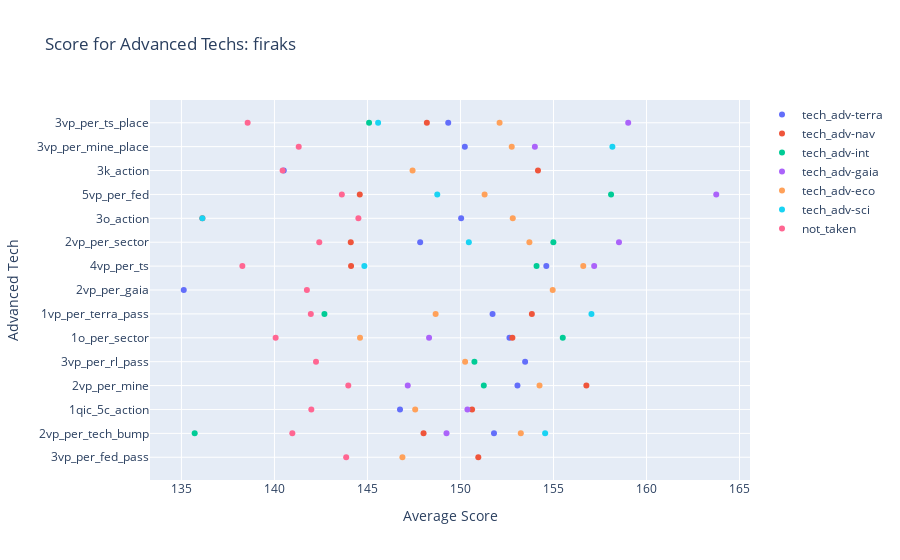
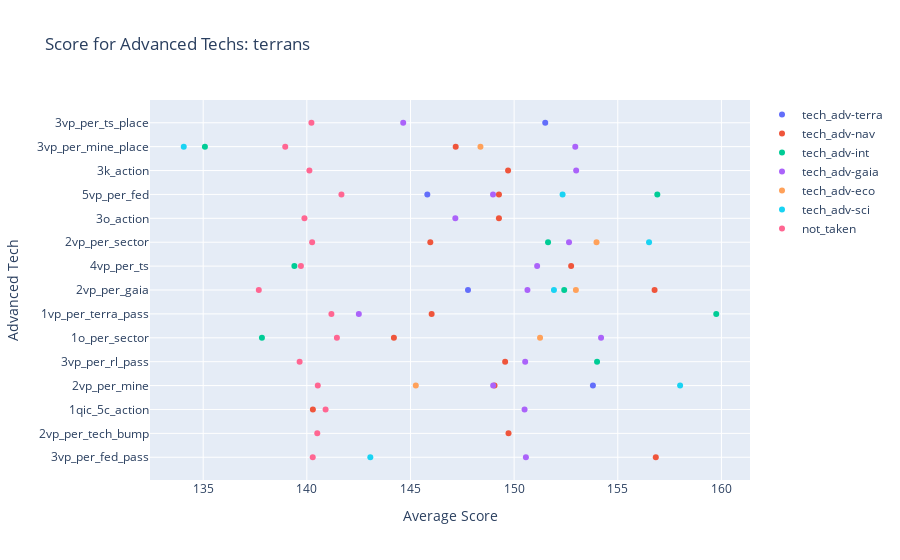
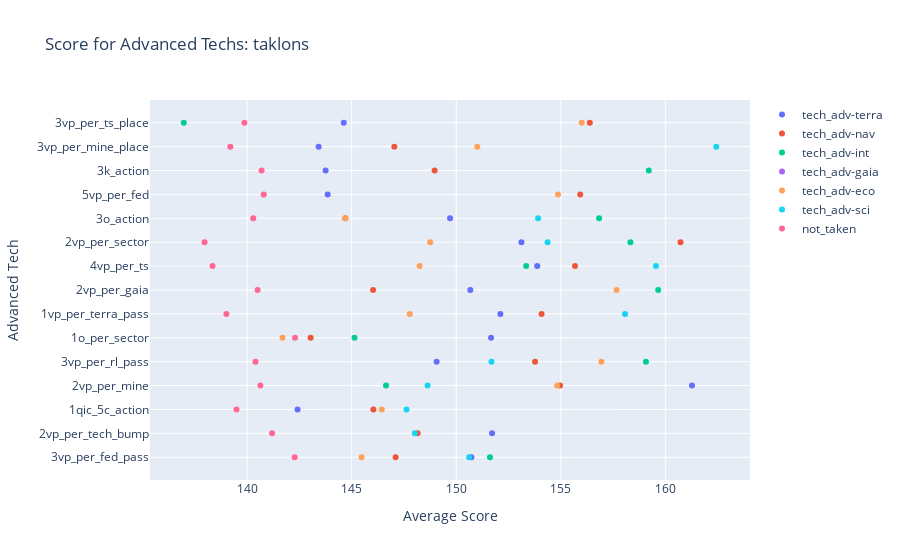
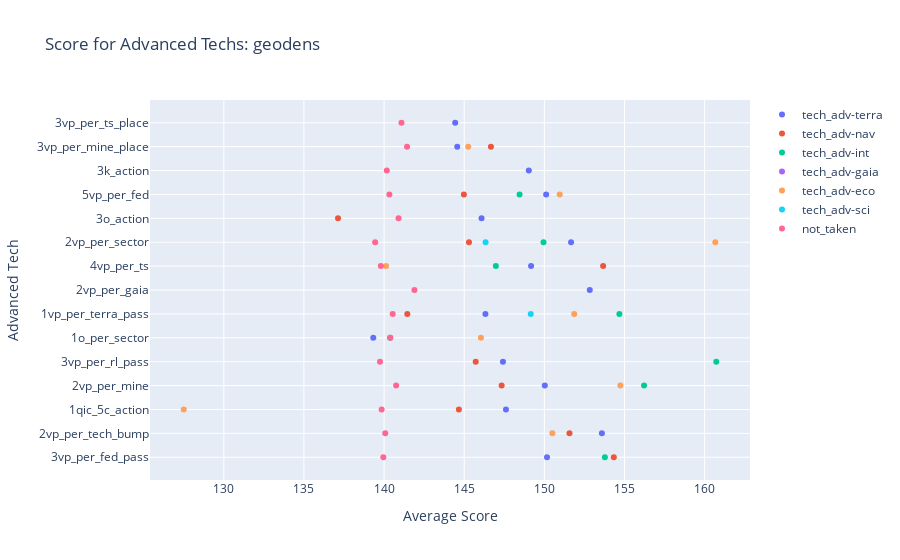

Notebook code cell kept with these figures, in order:
### Code cell
for faction in factions:
    
    tech_slots = [
    "tech_adv-terra", 
    "tech_adv-nav",
    "tech_adv-int",
    "tech_adv-gaia",
    "tech_adv-eco",
    "tech_adv-sci"
    ]
    
    factions_pos = []
    for pos in range(4):
        factions_pos.append(dat_4[dat_4["pos_" + str(pos + 1) +"_faction"] == faction])
    factions_in = pd.concat(factions_pos, ignore_index=True)
    
    techs = list(adv_techs.values())
    
    slot_scores = []
    for i in range(len(tech_slots) + 1):
        slot_scores.append([])
        
    game_nums = []
    for i in range(len(tech_slots) + 1):
        game_nums.append([])
    
    fig = go.Figure()
                
    for tech in adv_techs.values():
        not_taken_score = 0
        not_taken_amount = 0
        for i, slot in enumerate(tech_slots):
            taken_score = 0
            taken_amount = 0
            for pos in range(4):
                df = factions_pos[pos]
                df = df[df[slot] == tech]
                df_not_taken = df[df['pos_' + str(pos + 1) + "_adv_tech_taken_" + tech] == False]
                not_taken_score += df_not_taken['pos_' + str(pos + 1) + "_score"].mean()
                not_taken_amount += len(df_not_taken)
                df_taken = df[df['pos_' + str(pos + 1) + "_adv_tech_taken_" + tech] == True]
                taken_score += df_taken['pos_' + str(pos + 1) + "_score"].mean()
                taken_amount += len(df_taken)
            slot_scores[i].append(taken_score / 4)
            game_nums[i].append(taken_amount)
        slot_scores[-1].append(not_taken_score / 6 / 4)
        game_nums[-1].append(not_taken_amount)
        
    tech_slots.append("not_taken")
    
    for i, slot in enumerate(tech_slots):
        fig.add_trace(go.Scatter(
                x=slot_scores[i],
                y=techs,
                mode="markers",
                name=slot,
                hovertemplate =
                    '<br><b>Position</b>: ' + slot + 
                    '<br><b>Tech</b>: %{y}' +
                    '<br><b>Ave Score</b>: %{x}' +
                    '<br><b>Num Found</b>: %{text}',
                    text = game_nums[i],
        ))
    
            
    
            
    fig.update_layout(title="Score for Advanced Techs: " + faction,
                  xaxis_title="Average Score",
                  yaxis_title="Advanced Tech")

    fig.write_html("./plots/adv_techs_analysis/pos_on_score/" + faction + ".html")
    fig.show()

### Figure 1 — Plotly figure (JSON) as saved in the notebook; plotly's stock layout.template omitted (floating-point values rounded to 4 significant figures)
{"data": [{"hovertemplate": "<br><b>Position</b>: tech_adv-terra<br><b>Tech</b>: %{y}<br><b>Ave Score</b>: %{x}<br><b>Num Found</b>: %{text}", "mode": "markers", "name": "tech_adv-terra", "text": ["18", "42", "17", "22", "14", "26", "19", "11", "29", "14", "21", "23", "6", "35", "42"], "type": "scatter", "x": [null, 151.8, 146.8, 153.1, 153.5, 152.6, 151.7, 135.1, 154.6, 147.8, 150.0, null, 140.5, 150.2, 149.3], "y": ["3vp_per_fed_pass", "2vp_per_tech_bump", "1qic_5c_action", "2vp_per_mine", "3vp_per_rl_pass", "1o_per_sector", "1vp_per_terra_pass", "2vp_per_gaia", "4vp_per_ts", "2vp_per_sector", "3o_action", "5vp_per_fed", "3k_action", "3vp_per_mine_place", "3vp_per_ts_place"]}, {"hovertemplate": "<br><b>Position</b>: tech_adv-nav<br><b>Tech</b>: %{y}<br><b>Ave Score</b>: %{x}<br><b>Num Found</b>: %{text}", "mode": "markers", "name": "tech_adv-nav", "text": ["12", "41", "15", "19", "6", "11", "15", "8", "21", "16", "8", "15", "12", "12", "41"], "type": "scatter", "x": [151.0, 148.0, 150.6, 156.8, null, 152.8, 153.8, null, 144.1, 144.1, 136.1, 144.6, 154.2, null, 148.2], "y": ["3vp_per_fed_pass", "2vp_per_tech_bump", "1qic_5c_action", "2vp_per_mine", "3vp_per_rl_pass", "1o_per_sector", "1vp_per_terra_pass", "2vp_per_gaia", "4vp_per_ts", "2vp_per_sector", "3o_action", "5vp_per_fed", "3k_action", "3vp_per_mine_place", "3vp_per_ts_place"]}, {"hovertemplate": "<br><b>Position</b>: tech_adv-int<br><b>Tech</b>: %{y}<br><b>Ave Score</b>: %{x}<br><b>Num Found</b>: %{text}", "mode": "markers", "name": "tech_adv-int", "text": ["4", "16", "4", "21", "10", "11", "11", "7", "28", "21", "5", "21", "2", "4", "14"], "type": "scatter", "x": [null, 135.7, null, 151.3, 150.8, 155.5, 142.7, null, 154.1, 155.0, null, 158.1, null, null, 145.1], "y": ["3vp_per_fed_pass", "2vp_per_tech_bump", "1qic_5c_action", "2vp_per_mine", "3vp_per_rl_pass", "1o_per_sector", "1vp_per_terra_pass", "2vp_per_gaia", "4vp_per_ts", "2vp_per_sector", "3o_action", "5vp_per_fed", "3k_action", "3vp_per_mine_place", "3vp_per_ts_place"]}, {"hovertemplate": "<br><b>Position</b>: tech_adv-gaia<br><b>Tech</b>: %{y}<br><b>Ave Score</b>: %{x}<br><b>Num Found</b>: %{text}", "mode": "markers", "name": "tech_adv-gaia", "text": ["4", "6", "6", "11", "1", "10", "7", "9", "13", "14", "2", "10", "1", "6", "15"], "type": "scatter", "x": [null, 149.2, 150.4, 147.2, null, 148.3, null, null, 157.2, 158.5, null, 163.8, null, 154, 159.0], "y": ["3vp_per_fed_pass", "2vp_per_tech_bump", "1qic_5c_action", "2vp_per_mine", "3vp_per_rl_pass", "1o_per_sector", "1vp_per_terra_pass", "2vp_per_gaia", "4vp_per_ts", "2vp_per_sector", "3o_action", "5vp_per_fed", "3k_action", "3vp_per_mine_place", "3vp_per_ts_place"]}, {"hovertemplate": "<br><b>Position</b>: tech_adv-eco<br><b>Tech</b>: %{y}<br><b>Ave Score</b>: %{x}<br><b>Num Found</b>: %{text}", "mode": "markers", "name": "tech_adv-eco", "text": ["31", "70", "16", "33", "12", "20", "21", "10", "30", "26", "25", "35", "18", "32", "61"], "type": "scatter", "x": [146.9, 153.2, 147.6, 154.2, 150.2, 144.6, 148.7, 155.0, 156.6, 153.7, 152.8, 151.3, 147.4, 152.8, 152.1], "y": ["3vp_per_fed_pass", "2vp_per_tech_bump", "1qic_5c_action", "2vp_per_mine", "3vp_per_rl_pass", "1o_per_sector", "1vp_per_terra_pass", "2vp_per_gaia", "4vp_per_ts", "2vp_per_sector", "3o_action", "5vp_per_fed", "3k_action", "3vp_per_mine_place", "3vp_per_ts_place"]}, {"hovertemplate": "<br><b>Position</b>: tech_adv-sci<br><b>Tech</b>: %{y}<br><b>Ave Score</b>: %{x}<br><b>Num Found</b>: %{text}", "mode": "markers", "name": "tech_adv-sci", "text": ["11", "33", "4", "9", "7", "5", "8", "5", "18", "24", "6", "25", "7", "9", "37"], "type": "scatter", "x": [null, 154.6, null, null, null, null, 157.0, null, 144.8, 150.4, 136.1, 148.8, null, 158.2, 145.6], "y": ["3vp_per_fed_pass", "2vp_per_tech_bump", "1qic_5c_action", "2vp_per_mine", "3vp_per_rl_pass", "1o_per_sector", "1vp_per_terra_pass", "2vp_per_gaia", "4vp_per_ts", "2vp_per_sector", "3o_action", "5vp_per_fed", "3k_action", "3vp_per_mine_place", "3vp_per_ts_place"]}, {"hovertemplate": "<br><b>Position</b>: not_taken<br><b>Tech</b>: %{y}<br><b>Ave Score</b>: %{x}<br><b>Num Found</b>: %{text}", "mode": "markers", "name": "not_taken", "text": ["442", "360", "484", "411", "471", "436", "458", "464", "436", "389", "480", "462", "479", "458", "409"], "type": "scatter", "x": [143.9, 141.0, 142.0, 144.0, 142.2, 140.1, 142.0, 141.7, 138.3, 142.4, 144.5, 143.6, 140.4, 141.3, 138.6], "y": ["3vp_per_fed_pass", "2vp_per_tech_bump", "1qic_5c_action", "2vp_per_mine", "3vp_per_rl_pass", "1o_per_sector", "1vp_per_terra_pass", "2vp_per_gaia", "4vp_per_ts", "2vp_per_sector", "3o_action", "5vp_per_fed", "3k_action", "3vp_per_mine_place", "3vp_per_ts_place"]}], "layout": {"title": {"text": "Score for Advanced Techs: firaks"}, "xaxis": {"title": {"text": "Average Score"}}, "yaxis": {"title": {"text": "Advanced Tech"}}}}

### Figure 2 — Plotly figure (JSON) as saved in the notebook; plotly's stock layout.template omitted (floating-point values rounded to 4 significant figures)
{"data": [{"hovertemplate": "<br><b>Position</b>: tech_adv-terra<br><b>Tech</b>: %{y}<br><b>Ave Score</b>: %{x}<br><b>Num Found</b>: %{text}", "mode": "markers", "name": "tech_adv-terra", "text": ["3", "1", "4", "12", "5", "6", "1", "29", "6", "11", "3", "8", "2", "4", "5"], "type": "scatter", "x": [null, null, null, 153.8, null, null, null, 147.8, null, null, null, 145.8, null, null, 151.5], "y": ["3vp_per_fed_pass", "2vp_per_tech_bump", "1qic_5c_action", "2vp_per_mine", "3vp_per_rl_pass", "1o_per_sector", "1vp_per_terra_pass", "2vp_per_gaia", "4vp_per_ts", "2vp_per_sector", "3o_action", "5vp_per_fed", "3k_action", "3vp_per_mine_place", "3vp_per_ts_place"]}, {"hovertemplate": "<br><b>Position</b>: tech_adv-nav<br><b>Tech</b>: %{y}<br><b>Ave Score</b>: %{x}<br><b>Num Found</b>: %{text}", "mode": "markers", "name": "tech_adv-nav", "text": ["15", "10", "14", "40", "34", "33", "11", "62", "25", "22", "13", "24", "17", "25", "18"], "type": "scatter", "x": [156.8, 149.7, 140.3, 149.1, 149.6, 144.2, 146.0, 156.8, 152.8, 146.0, 149.3, 149.3, 149.7, 147.2, null], "y": ["3vp_per_fed_pass", "2vp_per_tech_bump", "1qic_5c_action", "2vp_per_mine", "3vp_per_rl_pass", "1o_per_sector", "1vp_per_terra_pass", "2vp_per_gaia", "4vp_per_ts", "2vp_per_sector", "3o_action", "5vp_per_fed", "3k_action", "3vp_per_mine_place", "3vp_per_ts_place"]}, {"hovertemplate": "<br><b>Position</b>: tech_adv-int<br><b>Tech</b>: %{y}<br><b>Ave Score</b>: %{x}<br><b>Num Found</b>: %{text}", "mode": "markers", "name": "tech_adv-int", "text": ["9", "3", "7", "10", "7", "7", "8", "45", "13", "14", "1", "15", "3", "8", "2"], "type": "scatter", "x": [null, null, null, null, 154, 137.8, 159.8, 152.4, 139.4, 151.6, null, 156.9, null, 135.1, null], "y": ["3vp_per_fed_pass", "2vp_per_tech_bump", "1qic_5c_action", "2vp_per_mine", "3vp_per_rl_pass", "1o_per_sector", "1vp_per_terra_pass", "2vp_per_gaia", "4vp_per_ts", "2vp_per_sector", "3o_action", "5vp_per_fed", "3k_action", "3vp_per_mine_place", "3vp_per_ts_place"]}, {"hovertemplate": "<br><b>Position</b>: tech_adv-gaia<br><b>Tech</b>: %{y}<br><b>Ave Score</b>: %{x}<br><b>Num Found</b>: %{text}", "mode": "markers", "name": "tech_adv-gaia", "text": ["43", "24", "40", "76", "62", "43", "22", "83", "72", "73", "31", "73", "24", "44", "36"], "type": "scatter", "x": [150.6, null, 150.5, 149.0, 150.5, 154.2, 142.5, 150.6, 151.1, 152.6, 147.2, 149.0, 153.0, 152.9, 144.6], "y": ["3vp_per_fed_pass", "2vp_per_tech_bump", "1qic_5c_action", "2vp_per_mine", "3vp_per_rl_pass", "1o_per_sector", "1vp_per_terra_pass", "2vp_per_gaia", "4vp_per_ts", "2vp_per_sector", "3o_action", "5vp_per_fed", "3k_action", "3vp_per_mine_place", "3vp_per_ts_place"]}, {"hovertemplate": "<br><b>Position</b>: tech_adv-eco<br><b>Tech</b>: %{y}<br><b>Ave Score</b>: %{x}<br><b>Num Found</b>: %{text}", "mode": "markers", "name": "tech_adv-eco", "text": ["6", "4", "2", "14", "4", "4", "1", "25", "5", "10", "2", "7", "2", "9", "1"], "type": "scatter", "x": [null, null, null, 145.3, null, 151.2, null, 153.0, null, 154.0, null, null, null, 148.4, null], "y": ["3vp_per_fed_pass", "2vp_per_tech_bump", "1qic_5c_action", "2vp_per_mine", "3vp_per_rl_pass", "1o_per_sector", "1vp_per_terra_pass", "2vp_per_gaia", "4vp_per_ts", "2vp_per_sector", "3o_action", "5vp_per_fed", "3k_action", "3vp_per_mine_place", "3vp_per_ts_place"]}, {"hovertemplate": "<br><b>Position</b>: tech_adv-sci<br><b>Tech</b>: %{y}<br><b>Ave Score</b>: %{x}<br><b>Num Found</b>: %{text}", "mode": "markers", "name": "tech_adv-sci", "text": ["11", "7", "2", "15", "6", "3", "2", "41", "11", "19", "1", "12", "2", "8", "3"], "type": "scatter", "x": [143.1, null, null, 158.0, null, null, null, 151.9, null, 156.5, null, 152.3, null, 134.1, null], "y": ["3vp_per_fed_pass", "2vp_per_tech_bump", "1qic_5c_action", "2vp_per_mine", "3vp_per_rl_pass", "1o_per_sector", "1vp_per_terra_pass", "2vp_per_gaia", "4vp_per_ts", "2vp_per_sector", "3o_action", "5vp_per_fed", "3k_action", "3vp_per_mine_place", "3vp_per_ts_place"]}, {"hovertemplate": "<br><b>Position</b>: not_taken<br><b>Tech</b>: %{y}<br><b>Ave Score</b>: %{x}<br><b>Num Found</b>: %{text}", "mode": "markers", "name": "not_taken", "text": ["759", "776", "779", "673", "740", "762", "796", "540", "698", "659", "750", "661", "784", "776", "781"], "type": "scatter", "x": [140.3, 140.5, 140.9, 140.5, 139.7, 141.5, 141.2, 137.7, 139.7, 140.3, 139.9, 141.7, 140.1, 139.0, 140.2], "y": ["3vp_per_fed_pass", "2vp_per_tech_bump", "1qic_5c_action", "2vp_per_mine", "3vp_per_rl_pass", "1o_per_sector", "1vp_per_terra_pass", "2vp_per_gaia", "4vp_per_ts", "2vp_per_sector", "3o_action", "5vp_per_fed", "3k_action", "3vp_per_mine_place", "3vp_per_ts_place"]}], "layout": {"title": {"text": "Score for Advanced Techs: terrans"}, "xaxis": {"title": {"text": "Average Score"}}, "yaxis": {"title": {"text": "Advanced Tech"}}}}

### Figure 3 — Plotly figure (JSON) as saved in the notebook; plotly's stock layout.template omitted (floating-point values rounded to 4 significant figures)
{"data": [{"hovertemplate": "<br><b>Position</b>: tech_adv-terra<br><b>Tech</b>: %{y}<br><b>Ave Score</b>: %{x}<br><b>Num Found</b>: %{text}", "mode": "markers", "name": "tech_adv-terra", "text": ["34", "27", "31", "41", "46", "32", "36", "18", "36", "45", "23", "35", "17", "35", "28"], "type": "scatter", "x": [150.7, 151.7, 142.4, 161.3, 149.1, 151.7, 152.1, 150.7, 153.9, 153.1, 149.7, 143.9, 143.8, 143.4, 144.6], "y": ["3vp_per_fed_pass", "2vp_per_tech_bump", "1qic_5c_action", "2vp_per_mine", "3vp_per_rl_pass", "1o_per_sector", "1vp_per_terra_pass", "2vp_per_gaia", "4vp_per_ts", "2vp_per_sector", "3o_action", "5vp_per_fed", "3k_action", "3vp_per_mine_place", "3vp_per_ts_place"]}, {"hovertemplate": "<br><b>Position</b>: tech_adv-nav<br><b>Tech</b>: %{y}<br><b>Ave Score</b>: %{x}<br><b>Num Found</b>: %{text}", "mode": "markers", "name": "tech_adv-nav", "text": ["45", "33", "27", "37", "50", "33", "43", "22", "39", "45", "26", "39", "17", "43", "33"], "type": "scatter", "x": [147.1, 148.2, 146.0, 155.0, 153.8, 143.0, 154.1, 146.0, 155.7, 160.7, 144.7, 155.9, 149.0, 147.0, 156.4], "y": ["3vp_per_fed_pass", "2vp_per_tech_bump", "1qic_5c_action", "2vp_per_mine", "3vp_per_rl_pass", "1o_per_sector", "1vp_per_terra_pass", "2vp_per_gaia", "4vp_per_ts", "2vp_per_sector", "3o_action", "5vp_per_fed", "3k_action", "3vp_per_mine_place", "3vp_per_ts_place"]}, {"hovertemplate": "<br><b>Position</b>: tech_adv-int<br><b>Tech</b>: %{y}<br><b>Ave Score</b>: %{x}<br><b>Num Found</b>: %{text}", "mode": "markers", "name": "tech_adv-int", "text": ["23", "10", "7", "24", "35", "15", "20", "11", "26", "28", "10", "27", "10", "9", "11"], "type": "scatter", "x": [151.6, null, null, 146.6, 159.1, 145.1, null, 159.7, 153.3, 158.3, 156.8, null, 159.2, null, 137.0], "y": ["3vp_per_fed_pass", "2vp_per_tech_bump", "1qic_5c_action", "2vp_per_mine", "3vp_per_rl_pass", "1o_per_sector", "1vp_per_terra_pass", "2vp_per_gaia", "4vp_per_ts", "2vp_per_sector", "3o_action", "5vp_per_fed", "3k_action", "3vp_per_mine_place", "3vp_per_ts_place"]}, {"hovertemplate": "<br><b>Position</b>: tech_adv-gaia<br><b>Tech</b>: %{y}<br><b>Ave Score</b>: %{x}<br><b>Num Found</b>: %{text}", "mode": "markers", "name": "tech_adv-gaia", "text": ["1", "1", "2", "3", "4", "3", "3", "2", "3", "7", "3", "7", "2", "1", "0"], "type": "scatter", "x": [null, null, null, null, null, null, null, null, null, null, null, null, null, null, null], "y": ["3vp_per_fed_pass", "2vp_per_tech_bump", "1qic_5c_action", "2vp_per_mine", "3vp_per_rl_pass", "1o_per_sector", "1vp_per_terra_pass", "2vp_per_gaia", "4vp_per_ts", "2vp_per_sector", "3o_action", "5vp_per_fed", "3k_action", "3vp_per_mine_place", "3vp_per_ts_place"]}, {"hovertemplate": "<br><b>Position</b>: tech_adv-eco<br><b>Tech</b>: %{y}<br><b>Ave Score</b>: %{x}<br><b>Num Found</b>: %{text}", "mode": "markers", "name": "tech_adv-eco", "text": ["26", "18", "14", "37", "41", "16", "29", "9", "24", "34", "11", "34", "14", "24", "17"], "type": "scatter", "x": [145.5, null, 146.4, 154.8, 156.9, 141.7, 147.8, 157.7, 148.3, 148.8, 144.7, 154.9, null, 151.0, 156], "y": ["3vp_per_fed_pass", "2vp_per_tech_bump", "1qic_5c_action", "2vp_per_mine", "3vp_per_rl_pass", "1o_per_sector", "1vp_per_terra_pass", "2vp_per_gaia", "4vp_per_ts", "2vp_per_sector", "3o_action", "5vp_per_fed", "3k_action", "3vp_per_mine_place", "3vp_per_ts_place"]}, {"hovertemplate": "<br><b>Position</b>: tech_adv-sci<br><b>Tech</b>: %{y}<br><b>Ave Score</b>: %{x}<br><b>Num Found</b>: %{text}", "mode": "markers", "name": "tech_adv-sci", "text": ["25", "16", "6", "24", "27", "9", "12", "6", "13", "34", "10", "26", "1", "20", "11"], "type": "scatter", "x": [150.6, 148.0, 147.6, 148.6, 151.7, null, 158.1, null, 159.6, 154.4, 153.9, null, null, 162.4, null], "y": ["3vp_per_fed_pass", "2vp_per_tech_bump", "1qic_5c_action", "2vp_per_mine", "3vp_per_rl_pass", "1o_per_sector", "1vp_per_terra_pass", "2vp_per_gaia", "4vp_per_ts", "2vp_per_sector", "3o_action", "5vp_per_fed", "3k_action", "3vp_per_mine_place", "3vp_per_ts_place"]}, {"hovertemplate": "<br><b>Position</b>: not_taken<br><b>Tech</b>: %{y}<br><b>Ave Score</b>: %{x}<br><b>Num Found</b>: %{text}", "mode": "markers", "name": "not_taken", "text": ["523", "596", "589", "536", "474", "582", "562", "616", "539", "471", "611", "537", "615", "570", "605"], "type": "scatter", "x": [142.3, 141.2, 139.5, 140.6, 140.4, 142.3, 139.0, 140.5, 138.4, 138.0, 140.3, 140.8, 140.7, 139.2, 139.9], "y": ["3vp_per_fed_pass", "2vp_per_tech_bump", "1qic_5c_action", "2vp_per_mine", "3vp_per_rl_pass", "1o_per_sector", "1vp_per_terra_pass", "2vp_per_gaia", "4vp_per_ts", "2vp_per_sector", "3o_action", "5vp_per_fed", "3k_action", "3vp_per_mine_place", "3vp_per_ts_place"]}], "layout": {"title": {"text": "Score for Advanced Techs: taklons"}, "xaxis": {"title": {"text": "Average Score"}}, "yaxis": {"title": {"text": "Advanced Tech"}}}}

### Figure 4 — Plotly figure (JSON) as saved in the notebook; plotly's stock layout.template omitted (floating-point values rounded to 4 significant figures)
{"data": [{"hovertemplate": "<br><b>Position</b>: tech_adv-terra<br><b>Tech</b>: %{y}<br><b>Ave Score</b>: %{x}<br><b>Num Found</b>: %{text}", "mode": "markers", "name": "tech_adv-terra", "text": ["55", "24", "33", "39", "30", "19", "89", "7", "39", "30", "35", "32", "23", "46", "11"], "type": "scatter", "x": [150.2, 153.6, 147.6, 150.0, 147.4, 139.3, 146.3, 152.8, 149.2, 151.7, 146.1, 150.1, 149.0, 144.6, 144.4], "y": ["3vp_per_fed_pass", "2vp_per_tech_bump", "1qic_5c_action", "2vp_per_mine", "3vp_per_rl_pass", "1o_per_sector", "1vp_per_terra_pass", "2vp_per_gaia", "4vp_per_ts", "2vp_per_sector", "3o_action", "5vp_per_fed", "3k_action", "3vp_per_mine_place", "3vp_per_ts_place"]}, {"hovertemplate": "<br><b>Position</b>: tech_adv-nav<br><b>Tech</b>: %{y}<br><b>Ave Score</b>: %{x}<br><b>Num Found</b>: %{text}", "mode": "markers", "name": "tech_adv-nav", "text": ["14", "12", "16", "21", "16", "11", "38", "2", "13", "17", "11", "21", "7", "9", "7"], "type": "scatter", "x": [154.3, 151.6, 144.7, 147.3, 145.7, null, 141.4, null, 153.7, 145.3, 137.1, 145.0, null, 146.7, null], "y": ["3vp_per_fed_pass", "2vp_per_tech_bump", "1qic_5c_action", "2vp_per_mine", "3vp_per_rl_pass", "1o_per_sector", "1vp_per_terra_pass", "2vp_per_gaia", "4vp_per_ts", "2vp_per_sector", "3o_action", "5vp_per_fed", "3k_action", "3vp_per_mine_place", "3vp_per_ts_place"]}, {"hovertemplate": "<br><b>Position</b>: tech_adv-int<br><b>Tech</b>: %{y}<br><b>Ave Score</b>: %{x}<br><b>Num Found</b>: %{text}", "mode": "markers", "name": "tech_adv-int", "text": ["23", "4", "7", "21", "12", "10", "31", "2", "17", "18", "6", "28", "6", "9", "4"], "type": "scatter", "x": [153.8, null, null, 156.2, 160.7, 140.4, 154.7, null, 147.0, 149.9, null, 148.5, null, null, null], "y": ["3vp_per_fed_pass", "2vp_per_tech_bump", "1qic_5c_action", "2vp_per_mine", "3vp_per_rl_pass", "1o_per_sector", "1vp_per_terra_pass", "2vp_per_gaia", "4vp_per_ts", "2vp_per_sector", "3o_action", "5vp_per_fed", "3k_action", "3vp_per_mine_place", "3vp_per_ts_place"]}, {"hovertemplate": "<br><b>Position</b>: tech_adv-gaia<br><b>Tech</b>: %{y}<br><b>Ave Score</b>: %{x}<br><b>Num Found</b>: %{text}", "mode": "markers", "name": "tech_adv-gaia", "text": ["1", "0", "1", "1", "1", "2", "0", "0", "2", "0", "0", "0", "0", "0", "0"], "type": "scatter", "x": [null, null, null, null, null, null, null, null, null, null, null, null, null, null, null], "y": ["3vp_per_fed_pass", "2vp_per_tech_bump", "1qic_5c_action", "2vp_per_mine", "3vp_per_rl_pass", "1o_per_sector", "1vp_per_terra_pass", "2vp_per_gaia", "4vp_per_ts", "2vp_per_sector", "3o_action", "5vp_per_fed", "3k_action", "3vp_per_mine_place", "3vp_per_ts_place"]}, {"hovertemplate": "<br><b>Position</b>: tech_adv-eco<br><b>Tech</b>: %{y}<br><b>Ave Score</b>: %{x}<br><b>Num Found</b>: %{text}", "mode": "markers", "name": "tech_adv-eco", "text": ["6", "4", "9", "18", "4", "13", "31", "0", "14", "7", "5", "16", "3", "6", "5"], "type": "scatter", "x": [null, 150.5, 127.5, 154.7, null, 146.0, 151.9, null, 140.1, 160.7, null, 151.0, null, 145.2, null], "y": ["3vp_per_fed_pass", "2vp_per_tech_bump", "1qic_5c_action", "2vp_per_mine", "3vp_per_rl_pass", "1o_per_sector", "1vp_per_terra_pass", "2vp_per_gaia", "4vp_per_ts", "2vp_per_sector", "3o_action", "5vp_per_fed", "3k_action", "3vp_per_mine_place", "3vp_per_ts_place"]}, {"hovertemplate": "<br><b>Position</b>: tech_adv-sci<br><b>Tech</b>: %{y}<br><b>Ave Score</b>: %{x}<br><b>Num Found</b>: %{text}", "mode": "markers", "name": "tech_adv-sci", "text": ["4", "2", "3", "3", "1", "1", "12", "0", "3", "9", "0", "6", "1", "3", "0"], "type": "scatter", "x": [null, null, null, null, null, null, 149.2, null, null, 146.3, null, null, null, null, null], "y": ["3vp_per_fed_pass", "2vp_per_tech_bump", "1qic_5c_action", "2vp_per_mine", "3vp_per_rl_pass", "1o_per_sector", "1vp_per_terra_pass", "2vp_per_gaia", "4vp_per_ts", "2vp_per_sector", "3o_action", "5vp_per_fed", "3k_action", "3vp_per_mine_place", "3vp_per_ts_place"]}, {"hovertemplate": "<br><b>Position</b>: not_taken<br><b>Tech</b>: %{y}<br><b>Ave Score</b>: %{x}<br><b>Num Found</b>: %{text}", "mode": "markers", "name": "not_taken", "text": ["452", "507", "509", "460", "490", "505", "412", "552", "472", "451", "488", "464", "530", "500", "540"], "type": "scatter", "x": [140.0, 140.1, 139.8, 140.8, 139.7, 140.4, 140.5, 141.9, 139.8, 139.4, 140.9, 140.3, 140.2, 141.4, 141.1], "y": ["3vp_per_fed_pass", "2vp_per_tech_bump", "1qic_5c_action", "2vp_per_mine", "3vp_per_rl_pass", "1o_per_sector", "1vp_per_terra_pass", "2vp_per_gaia", "4vp_per_ts", "2vp_per_sector", "3o_action", "5vp_per_fed", "3k_action", "3vp_per_mine_place", "3vp_per_ts_place"]}], "layout": {"title": {"text": "Score for Advanced Techs: geodens"}, "xaxis": {"title": {"text": "Average Score"}}, "yaxis": {"title": {"text": "Advanced Tech"}}}}
